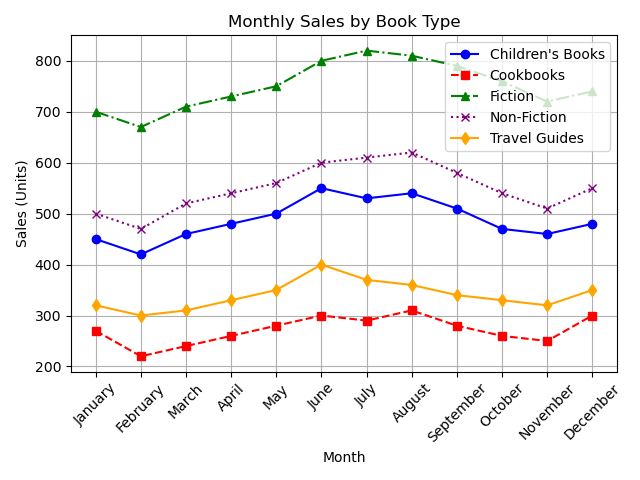

Write Python code to recreate this figure.

import matplotlib.pyplot as plt

# Chart table data provided
data = [
    {'Month': 'January', "Children's Books": 450, 'Cookbooks': 270, 'Fiction': 700, 'Non-Fiction': 500, 'Travel Guides': 320},
    {'Month': 'February', "Children's Books": 420, 'Cookbooks': 220, 'Fiction': 670, 'Non-Fiction': 470, 'Travel Guides': 300},
    {'Month': 'March', "Children's Books": 460, 'Cookbooks': 240, 'Fiction': 710, 'Non-Fiction': 520, 'Travel Guides': 310},
    {'Month': 'April', "Children's Books": 480, 'Cookbooks': 260, 'Fiction': 730, 'Non-Fiction': 540, 'Travel Guides': 330},
    {'Month': 'May', "Children's Books": 500, 'Cookbooks': 280, 'Fiction': 750, 'Non-Fiction': 560, 'Travel Guides': 350},
    {'Month': 'June', "Children's Books": 550, 'Cookbooks': 300, 'Fiction': 800, 'Non-Fiction': 600, 'Travel Guides': 400},
    {'Month': 'July', "Children's Books": 530, 'Cookbooks': 290, 'Fiction': 820, 'Non-Fiction': 610, 'Travel Guides': 370},
    {'Month': 'August', "Children's Books": 540, 'Cookbooks': 310, 'Fiction': 810, 'Non-Fiction': 620, 'Travel Guides': 360},
    {'Month': 'September', "Children's Books": 510, 'Cookbooks': 280, 'Fiction': 790, 'Non-Fiction': 580, 'Travel Guides': 340},
    {'Month': 'October', "Children's Books": 470, 'Cookbooks': 260, 'Fiction': 760, 'Non-Fiction': 540, 'Travel Guides': 330},
    {'Month': 'November', "Children's Books": 460, 'Cookbooks': 250, 'Fiction': 720, 'Non-Fiction': 510, 'Travel Guides': 320},
    {'Month': 'December', "Children's Books": 480, 'Cookbooks': 300, 'Fiction': 740, 'Non-Fiction': 550, 'Travel Guides': 350}
]

# Extracting Months for the x-axis
months = [entry['Month'] for entry in data]

# Extracting values for each category to create multiple series
childrens_books = [entry["Children's Books"] for entry in data]
cookbooks = [entry['Cookbooks'] for entry in data]
fiction = [entry['Fiction'] for entry in data]
non_fiction = [entry['Non-Fiction'] for entry in data]
travel_guides = [entry['Travel Guides'] for entry in data]

# Plotting the lines with different styles and markers
plt.plot(months, childrens_books, marker='o', linestyle='-', color='blue', label="Children's Books")
plt.plot(months, cookbooks, marker='s', linestyle='--', color='red', label='Cookbooks')
plt.plot(months, fiction, marker='^', linestyle='-.', color='green', label='Fiction')
plt.plot(months, non_fiction, marker='x', linestyle=':', color='purple', label='Non-Fiction')
plt.plot(months, travel_guides, marker='d', linestyle='-', color='orange', label='Travel Guides')

# Adding title and labels
plt.title('Monthly Sales by Book Type')
plt.xlabel('Month')
plt.ylabel('Sales (Units)')

# Rotating the x-axis labels for better readability
plt.xticks(rotation=45)

# Adding the legend
plt.legend()

# Optionally, you could use `plt.grid()` to add a grid
plt.grid(True)

# Showing the plot
plt.tight_layout() # To ensure everything fits without overlap
plt.show()
